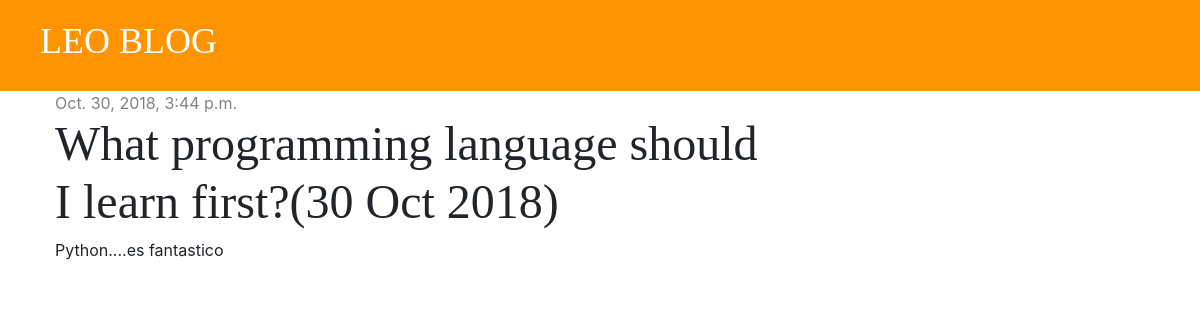
The app's page /post/1/ with its own data.
### blog/models.py (models this page shows, shortened)
class Post(models.Model):
    author = models.ForeignKey('auth.User', on_delete=models.CASCADE)
    title = models.CharField(max_length=200)
    text = models.TextField()
    created_date = models.DateTimeField(default=timezone.now)
    published_date = models.DateTimeField(blank=True, null=True)

### blog/views.py (the view)
# urls.py: path('post/<int:pk>/', views.post_detail, name='post_detail'),
def post_detail(request, pk):
    post = get_object_or_404(Post, pk=pk)
    stuff_for_frontend = {'post': post}
    return render(request, 'blog/post_detail.html', stuff_for_frontend)

### blog/templates/blog/post_detail.html (shortened to what this page needs)
{% extends 'blog/base.html' %}
{% block content %}
    <div class="post">
        {% if post.published_date %}
            <div class="date">
                {{ post.published_date }}
            </div>
        {% else %}
            <a href="{% url 'post_publish' pk=post.pk %}" class="btn btn-primary">Publish</a>
        {% endif %}
        <h1>{{ post.title }}</h1>
        <p>{{ post.text|linebreaksbr }}</p>
    </div>
{% endblock %}

### blog/static/css/blog.css (style rules this page uses)
h1, h2, h3, h4 { font-family: 'tangerine', 'Inconsolata', 'Droid Sans', serif; font-size: 48px; }
.date { color: #828282; }
.post { margin-bottom: 70px; }

### records on screen
Post: published_date "Oct. 30, 2018, 3:44 p.m.", title "What programming language should I learn first?(30 Oct 2018)", text "Python....es fantastico"
